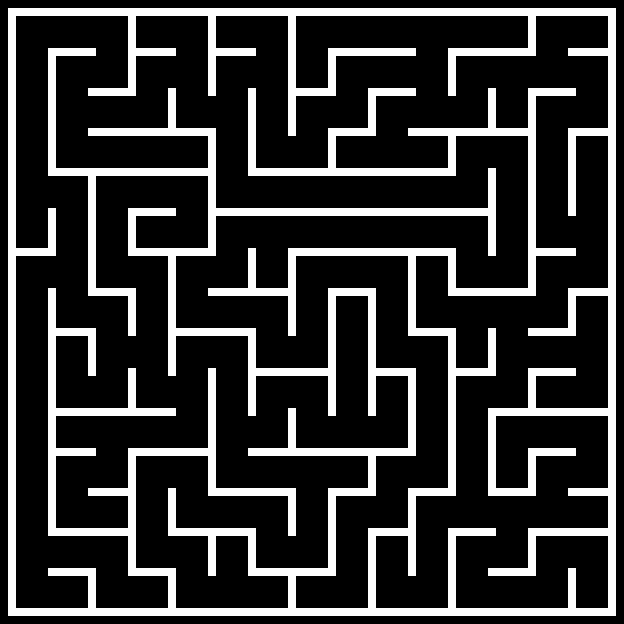

A 2D game scene composited from a Tiled map and its tileset images. What follows is a short description and the map's XML, with each tile layer's data collapsed to a summary:
An orthogonal 78x78 tile map with 8x8 px tiles, 1 tile layer (Background) and 123 objects (4x Painter, Player, Checkpoint).

<map version="1.10" tiledversion="1.10.2" orientation="orthogonal" renderorder="right-down" width="78" height="78" tilewidth="8" tileheight="8" infinite="0" nextlayerid="4" nextobjectid="128">
 <tileset firstgid="1" source="Mazeball.tsx" />
 <layer id="1" name="Background" width="78" height="78">
  <data>[6084 cells, 1280 non-empty, 1 distinct tile ids]</data>
 </layer>
 <objectgroup id="2" name="Spawnpoints">
  <object id="121" name="Player" type="Player" x="297.5" y="17" width="30" height="30" />
  <object id="122" name="Painter" type="Painter" x="177" y="137" width="30" height="30">
   <properties>
    <property name="colour" value="Yellow" />
   </properties>
  </object>
  <object id="124" name="Painter" type="Painter" x="56.75" y="576.75" width="30" height="30">
   <properties>
    <property name="colour" value="Blue" />
   </properties>
  </object>
  <object id="125" name="Painter" type="Painter" x="576.75" y="577" width="30" height="30">
   <properties>
    <property name="colour" value="Green" />
   </properties>
  </object>
  <object id="123" name="Painter" type="Painter" x="577" y="17" width="30" height="30">
   <properties>
    <property name="colour" value="Red" />
   </properties>
  </object>
  <object id="127" name="Checkpoint" type="Checkpoint" x="295.75" y="593.25">
   <polygon points="0,0 32,0 32,15.25 0.5,15.25" />
  </object>
 </objectgroup>
 <objectgroup id="3" name="Walls">
  <object id="1" x="8.25" y="8.25">
   <polygon points="0,0 607.75,0.5 607.5,8 0,7.5" />
  </object>
  <object id="2" x="8.5" y="16.5">
   <polygon points="0,0 7.25,0.25 7.5,599.25 -0.25,599.75" />
  </object>
  <object id="3" x="16.25" y="608.75">
   <polygon points="0,0 599.25,-0.5 599.25,6.75 -1,7" />
  </object>
  <object id="4" x="48.25" y="568.5">
   <polygon points="0,0 47.5,0.25 47.75,7.25 0.5,7.25" />
  </object>
  <object id="5" x="88" y="576">
   <polygon points="0,0 7.75,0 7.75,31.5 0.5,31.75" />
  </object>
  <object id="6" x="168.25" y="576.5">
   <polygon points="0,0 7.5,-0.25 7.75,31.75 0,31.75" />
  </object>
  <object id="7" x="128.5" y="568.25">
   <polygon points="0,0 47.25,0 47,8 0,7.5" />
  </object>
  <object id="8" x="208.5" y="537">
   <polygon points="0,0 7.25,0 7.25,38.25 0.25,38.25" />
  </object>
  <object id="9" x="169" y="528">
   <polygon points="0,0 86.75,0.5 86.75,8.25 -1,7.5" />
  </object>
  <object id="10" x="248" y="536.5">
   <polygon points="0,0 7.75,0.25 7.75,31.75 0.5,31.5" />
  </object>
  <object id="11" x="248" y="568.75">
   <polygon points="0,0 0.25,6.75 87.5,6.75 87.75,-0.5" />
  </object>
  <object id="12" x="287.75" y="576.25">
   <polygon points="0,0 8,0.25 8,31.25 0.25,31.75" />
  </object>
  <object id="13" x="368.75" y="607.5">
   <polygon points="0,0 7.25,0.25 7.25,-71 -0.75,-71.25" />
  </object>
  <object id="14" x="368.25" y="528.25">
   <polygon points="0,0 40.5,0 39.75,7 0.5,7.5" />
  </object>
  <object id="15" x="448.25" y="608">
   <polygon points="0,0 7.75,0.25 7.25,-71.75 -0.25,-71.75" />
  </object>
  <object id="16" x="448.5" y="528.75">
   <polygon points="0,0 0,6.75 47.5,7.25 47.25,-0.25" />
  </object>
  <object id="17" x="488.25" y="568.5">
   <polygon points="0,0 0,7.25 47.5,7 47,-0.25" />
  </object>
  <object id="18" x="528.25" y="529">
   <polygon points="0,0 0.25,38 7.25,38.75 7.5,-1" />
  </object>
  <object id="19" x="535.75" y="528.5">
   <polygon points="0,0 72,0 72.5,7 -0.25,7.25" />
  </object>
  <object id="20" x="568" y="569">
   <polygon points="0,0 7.5,-0.5 7.5,39 0.25,38.75" />
  </object>
  <object id="21" x="608.75" y="607.75">
   <polygon points="0,0 7.25,0 6.5,-591.25 -0.75,-591" />
  </object>
  <object id="22" x="487.75" y="408.25">
   <polygon points="0,0 119.75,0 119.5,7.5 0.25,8" />
  </object>
  <object id="23" x="488.25" y="416.5">
   <polygon points="0,0 7.25,0.5 7.5,71 0.25,71.25" />
  </object>
  <object id="24" x="488.25" y="488.25">
   <polygon points="0,0 -0.25,7.25 47,7 47,0.25" />
  </object>
  <object id="25" x="528.75" y="487.25">
   <polygon points="0,0 6.75,0.25 7.25,-31 -0.5,-31" />
  </object>
  <object id="26" x="528.25" y="448.5">
   <polygon points="0,0 0.25,8 47.75,7 47.25,-0.25" />
  </object>
  <object id="27" x="568.5" y="488.75">
   <polygon points="0,0 -0.25,7 39.75,6.75 39.5,0" />
  </object>
  <object id="28" x="128" y="456.5">
   <polygon points="0,0 7.75,0 7.5,111 -0.25,110.75" />
  </object>
  <object id="29" x="88.5" y="488.75">
   <polygon points="0,0 39.25,-0.75 38.75,6.75 0.25,6.75" />
  </object>
  <object id="30" x="48.75" y="528.5">
   <polygon points="0,0 78.75,0.25 79,7.25 0.25,7.5" />
  </object>
  <object id="31" x="47.5" y="527.25">
   <polygon points="0,0 8.5,-0.25 8.5,-239 0.5,-238.5" />
  </object>
  <object id="32" x="56.75" y="456">
   <polygon points="0,0 38.75,-0.5 38.75,-8.5 -0.5,-8.5" />
  </object>
  <object id="33" x="168" y="488.75">
   <polygon points="0,0 7.75,0 7.5,39 0.75,39" />
  </object>
  <object id="34" x="128.5" y="448.5">
   <polygon points="0,0 79.75,0 79.75,7.25 0,7.5" />
  </object>
  <object id="35" x="208.5" y="488">
   <polygon points="0,0 87.25,0.75 87.5,7.25 -0.25,7" />
  </object>
  <object id="36" x="288.25" y="496">
   <polygon points="0,0 7.25,-0.25 7.75,39.75 0.25,40" />
  </object>
  <object id="38" x="208.5" y="487.5">
   <polygon points="0,0 7.5,-0.25 7,-119 0,-119.25" />
  </object>
  <object id="39" x="328.5" y="496.5">
   <polygon points="0,0 7.25,0 7.25,70.5 -0.5,71.25" />
  </object>
  <object id="40" x="328.25" y="488.5">
   <polygon points="0,0 0.25,8 47.5,7 47.25,-1" />
  </object>
  <object id="41" x="368.75" y="486.25">
   <polygon points="0,0 7,0 7.25,-30.25 -0.75,-29.75" />
  </object>
  <object id="42" x="248.25" y="448.75">
   <polygon points="0,0 167.25,-1 167.25,6.5 0.25,6.25" />
  </object>
  <object id="43" x="408.5" y="488.5">
   <polygon points="0,0 7.5,0 7.25,87 -0.25,87" />
  </object>
  <object id="44" x="416" y="488.5">
   <polygon points="0,0 39.5,-0.75 39.5,7 0.5,7" />
  </object>
  <object id="45" x="448.25" y="486.75">
   <polygon points="0,0 7.5,0 7.75,-158.75 0.25,-158.25" />
  </object>
  <object id="47" x="528.5" y="368.25">
   <polygon points="0,0 47.75,-0.25 47.5,7.75 -0.5,8.25" />
  </object>
  <object id="48" x="528.25" y="377.25">
   <polygon points="0,0 7.75,0.5 8,30.25 0.25,30.25" />
  </object>
  <object id="49" x="527.25" y="328">
   <polygon points="0,0 48.75,0.5 48.75,7.5 0.75,7.5" />
  </object>
  <object id="50" x="488.5" y="367.5">
   <polygon points="0,0 7.25,-0.25 7.5,-39.25 -0.25,-39.25" />
  </object>
  <object id="51" x="456.25" y="368.5">
   <polygon points="0,0 39.75,-0.25 39.75,7.25 0.25,7.25" />
  </object>
  <object id="52" x="408.5" y="447.5">
   <polygon points="0,0 7.5,-0.25 7.25,-71.25 -0.75,-71.25" />
  </object>
  <object id="53" x="376.25" y="375.5">
   <polygon points="0,0 40,0.75 39,-7 0,-7.25" />
  </object>
  <object id="54" x="409" y="336">
   <polygon points="0,0 39.5,0.25 39.25,-7.75 -0.75,-7.25" />
  </object>
  <object id="55" x="288.25" y="447.5">
   <polygon points="0,0 7.75,0 8,-38.5 0,-39" />
  </object>
  <object id="56" x="328.75" y="415.25">
   <polygon points="0,0 7.25,0 7.25,-119 -0.5,-119" />
  </object>
  <object id="57" x="368.25" y="416.25">
   <polygon points="0,0 7.5,0 7.5,-120 -0.5,-120" />
  </object>
  <object id="58" x="328.25" y="288.25">
   <polygon points="0,0 47.5,0.25 47.75,7.75 0.25,7.75" />
  </object>
  </objectgroup>
</map>
<!-- 61 of 123 objects omitted -->
